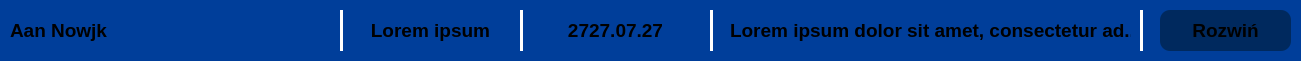
     <widget class="QFrame" name="frame_39">
      <property name="geometry">
       <rect>
        <x>30</x>
        <y>470</y>
        <width>1301</width>
        <height>61</height>
       </rect>
      </property>
      <property name="styleSheet">
       <string notr="true">background-color: rgb(0, 62, 154);
border-radius: 10px;</string>
      </property>
      <property name="frameShape">
       <enum>QFrame::Shape::StyledPanel</enum>
      </property>
      <property name="frameShadow">
       <enum>QFrame::Shadow::Raised</enum>
      </property>
      <widget class="Line" name="line_20">
       <property name="geometry">
        <rect>
         <x>520</x>
         <y>10</y>
         <width>3</width>
         <height>41</height>
        </rect>
       </property>
       <property name="styleSheet">
        <string notr="true">background-color: white;</string>
       </property>
       <property name="orientation">
        <enum>Qt::Orientation::Vertical</enum>
       </property>
      </widget>
      <widget class="Line" name="line_21">
       <property name="geometry">
        <rect>
         <x>710</x>
         <y>10</y>
         <width>3</width>
         <height>41</height>
        </rect>
       </property>
       <property name="styleSheet">
        <string notr="true">background-color: white;</string>
       </property>
       <property name="orientation">
        <enum>Qt::Orientation::Vertical</enum>
       </property>
      </widget>
      <widget class="QLabel" name="label_44">
       <property name="geometry">
        <rect>
         <x>350</x>
         <y>10</y>
         <width>161</width>
         <height>41</height>
        </rect>
       </property>
       <property name="font">
        <font>
         <pointsize>14</pointsize>
         <bold>true</bold>
        </font>
       </property>
       <property name="layoutDirection">
        <enum>Qt::LayoutDirection::LeftToRight</enum>
       </property>
       <property name="styleSheet">
        <string notr="true"/>
       </property>
       <property name="text">
        <string>Lorem ipsum</string>
       </property>
       <property name="textFormat">
        <enum>Qt::TextFormat::RichText</enum>
       </property>
       <property name="alignment">
        <set>Qt::AlignmentFlag::AlignCenter</set>
       </property>
      </widget>
      <widget class="QLabel" name="label_45">
       <property name="geometry">
        <rect>
         <x>10</x>
         <y>10</y>
         <width>311</width>
         <height>41</height>
        </rect>
       </property>
       <property name="font">
        <font>
         <pointsize>14</pointsize>
         <bold>true</bold>
        </font>
       </property>
       <property name="layoutDirection">
        <enum>Qt::LayoutDirection::LeftToRight</enum>
       </property>
       <property name="styleSheet">
        <string notr="true"/>
       </property>
       <property name="text">
        <string>Aan Nowjk</string>
       </property>
       <property name="textFormat">
        <enum>Qt::TextFormat::RichText</enum>
       </property>
       <property name="alignment">
        <set>Qt::AlignmentFlag::AlignLeading|Qt::AlignmentFlag::AlignLeft|Qt::AlignmentFlag::AlignVCenter</set>
       </property>
      </widget>
      <widget class="QFrame" name="frame_40">
       <property name="geometry">
        <rect>
         <x>1160</x>
         <y>10</y>
         <width>131</width>
         <height>41</height>
        </rect>
       </property>
       <property name="styleSheet">
        <string notr="true">background-color: rgb(0, 41, 94);
border-radius: 10px;</string>
       </property>
       <property name="frameShape">
        <enum>QFrame::Shape::StyledPanel</enum>
       </property>
       <property name="frameShadow">
        <enum>QFrame::Shadow::Raised</enum>
       </property>
       <widget class="QFrame" name="frame_41">
        <property name="geometry">
         <rect>
          <x>270</x>
          <y>60</y>
          <width>841</width>
          <height>61</height>
         </rect>
        </property>
        <property name="styleSheet">
         <string notr="true">background-color: rgb(0, 62, 154);
border-radius: 10px;</string>
        </property>
        <property name="frameShape">
         <enum>QFrame::Shape::StyledPanel</enum>
        </property>
        <property name="frameShadow">
         <enum>QFrame::Shadow::Raised</enum>
        </property>
       </widget>
       <widget class="QLabel" name="label_46">
        <property name="geometry">
         <rect>
          <x>10</x>
          <y>0</y>
          <width>111</width>
          <height>41</height>
         </rect>
        </property>
        <property name="font">
         <font>
          <pointsize>14</pointsize>
          <bold>true</bold>
         </font>
        </property>
        <property name="layoutDirection">
         <enum>Qt::LayoutDirection::LeftToRight</enum>
        </property>
        <property name="styleSheet">
         <string notr="true"/>
        </property>
        <property name="text">
         <string>Rozwiń</string>
        </property>
        <property name="textFormat">
         <enum>Qt::TextFormat::RichText</enum>
        </property>
        <property name="alignment">
         <set>Qt::AlignmentFlag::AlignCenter</set>
        </property>
       </widget>
      </widget>
      <widget class="Line" name="line_31">
       <property name="geometry">
        <rect>
         <x>1140</x>
         <y>10</y>
         <width>3</width>
         <height>41</height>
        </rect>
       </property>
       <property name="styleSheet">
        <string notr="true">background-color: white;</string>
       </property>
       <property name="orientation">
        <enum>Qt::Orientation::Vertical</enum>
       </property>
      </widget>
      <widget class="QLabel" name="label_55">
       <property name="geometry">
        <rect>
         <x>730</x>
         <y>10</y>
         <width>401</width>
         <height>41</height>
        </rect>
       </property>
       <property name="font">
        <font>
         <pointsize>14</pointsize>
         <bold>true</bold>
        </font>
       </property>
       <property name="layoutDirection">
        <enum>Qt::LayoutDirection::LeftToRight</enum>
       </property>
       <property name="styleSheet">
        <string notr="true">background-color: rgb(0, 62, 154);</string>
       </property>
       <property name="text">
        <string>Lorem ipsum dolor sit amet, consectetur ad...</string>
       </property>
       <property name="textFormat">
        <enum>Qt::TextFormat::RichText</enum>
       </property>
       <property name="alignment">
        <set>Qt::AlignmentFlag::AlignCenter</set>
       </property>
      </widget>
      <widget class="Line" name="line_32">
       <property name="geometry">
        <rect>
         <x>340</x>
         <y>10</y>
         <width>3</width>
         <height>41</height>
        </rect>
       </property>
       <property name="styleSheet">
        <string notr="true">background-color: white;</string>
       </property>
       <property name="orientation">
        <enum>Qt::Orientation::Vertical</enum>
       </property>
      </widget>
      <widget class="QLabel" name="label_56">
       <property name="geometry">
        <rect>
         <x>530</x>
         <y>10</y>
         <width>171</width>
         <height>41</height>
        </rect>
       </property>
       <property name="font">
        <font>
         <pointsize>14</pointsize>
         <bold>true</bold>
        </font>
       </property>
       <property name="layoutDirection">
        <enum>Qt::LayoutDirection::LeftToRight</enum>
       </property>
       <property name="styleSheet">
        <string notr="true"/>
       </property>
       <property name="text">
        <string>2727.07.27</string>
       </property>
       <property name="textFormat">
        <enum>Qt::TextFormat::RichText</enum>
       </property>
       <property name="alignment">
        <set>Qt::AlignmentFlag::AlignCenter</set>
       </property>
      </widget>
     </widget>
